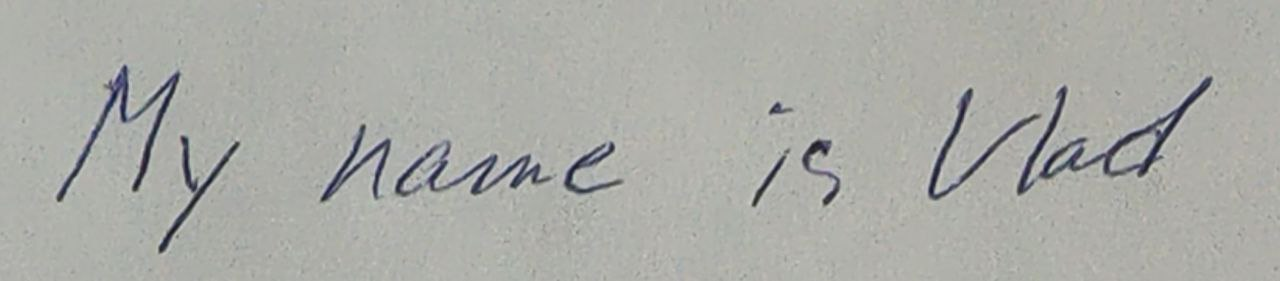
#> input picture HiGAN/data/test_wb_image.jpg, 1280 x 281 px
$ python -i remove_background.py   (imports and definitions only)
#> lines starting #> are read from the running program, lines starting #| are printed output that depends on the picture; after the words box and inside, x2 and y2 are one past the last pixel; in counts of white or black regions, pixels touching at a corner belong together
import cv2
import numpy as np


def remove_background_from_image_with_text(img_path):
#> called with img_path = 'data/test_wb_image.jpg'
    img = cv2.imread(img_path)
#> img is the input picture: shape (281, 1280, 3); mean B, G, R 166.7, 171.7, 170.4
    img_gray = cv2.cvtColor(img, cv2.COLOR_BGR2GRAY)

    thresh = cv2.threshold(img_gray, 127, 255, cv2.THRESH_BINARY_INV)[1]
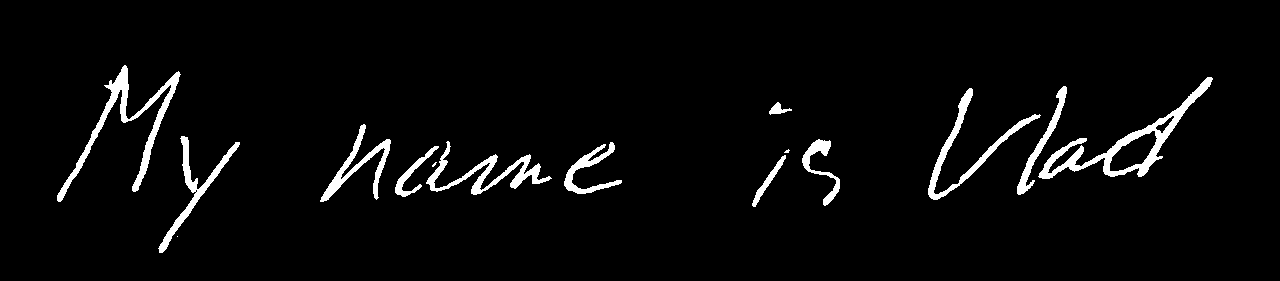
#> thresh: shape (281, 1280); 3.8% white; 15 white regions (3 under 20 px)

    contours = cv2.findContours(thresh, cv2.RETR_TREE, cv2.CHAIN_APPROX_SIMPLE)[0]
#> contours = 18 contours, 4 with area under 20; largest, box (x1, y1, x2, y2) and area: (1038, 77, 1213, 179) 3411, (57, 65, 181, 202) 2000, (928, 88, 1041, 200) 1296, (426, 141, 552, 195) 1267, (158, 136, 240, 253) 1075

    new_image = np.zeros(img.shape, np.uint8)

    cv2.drawContours(new_image, contours, -1, (255, 255, 255), thickness=cv2.FILLED)
#> new_image: shape (281, 1280, 3); 3.8% white; 15 white regions (3 under 20 px), largest, box (x1, y1, x2, y2) and area: (1038, 77, 1213, 179) 2615, (57, 65, 181, 202) 2344, (426, 141, 552, 195) 1534

    mask = np.full(img.shape, 255, dtype=np.uint8)
    result = cv2.bitwise_not(new_image, mask)
    result = 255 - result
    result = 0.75 * np.array(cv2.cvtColor(result, cv2.COLOR_RGB2GRAY))

    mask = np.any(result != 0, axis=1)
    rows = np.where(mask == np.max(mask))
    mask = np.any(result != 0, axis=0)
    columns = np.where(mask == np.max(mask))
    result = result[rows[0][0]: rows[0][-1] + 1, columns[0][0]: columns[0][-1] + 1]
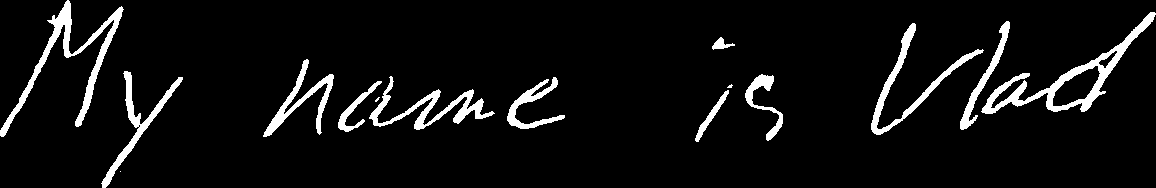
#> result: shape (188, 1156) float64; values 0 (black) and 191.2 (white), 6.3% white; 15 white regions (3 under 20 px), largest, box (x1, y1, x2, y2) and area: (981, 12, 1156, 114) 2615, (0, 0, 124, 137) 2344, (369, 76, 495, 130) 1534
    return result

>>> result = remove_background_from_image_with_text('data/test_wb_image.jpg')
